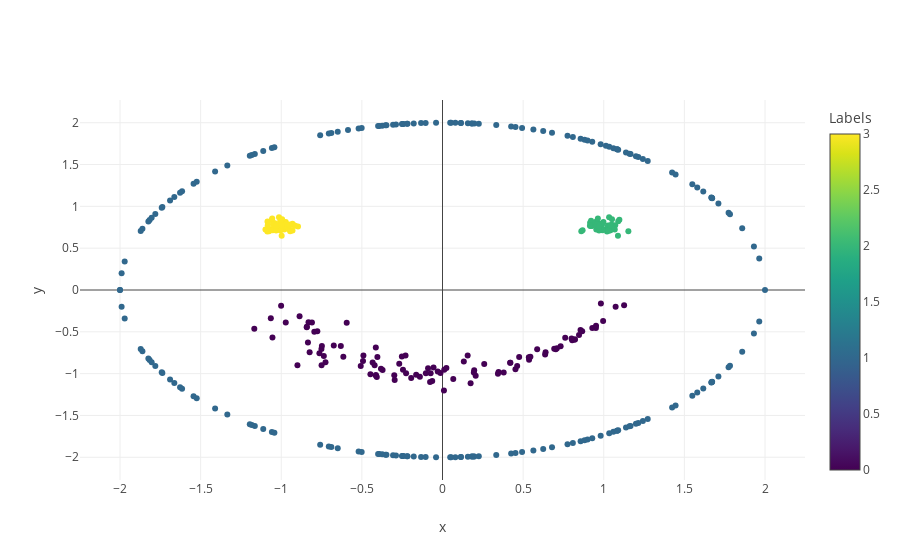

Write notebook code for a chart like this one.
### Markdown cell above
# Viz

### Code cell
x = df.x
y = df.y
c = df.c

trace = [go.Scatter(
    x = x,
    y = y,
    marker = dict(
        # color = col,
        color = c,
        colorscale='Viridis',
        colorbar=dict(
            title='Labels'
        ),
    ),
    name = 'data',
    mode = 'markers',
    hoverinfo = 'text',
    text = ['x: %s<br>y: %s<br>cluster %i' % (x_i, y_i, c_i) for x_i, y_i, c_i in zip(x, y, c)]
)]

layout = go.Layout(
    xaxis = dict({'title': 'x'}),
    yaxis = dict({'title': 'y'}),
    hovermode='closest',
)

fig = go.Figure(data=trace, layout=layout)
iplot(fig, layout)

### Figure 1 — Plotly figure (JSON) as saved in the notebook; plotly's stock layout.template omitted (floating-point values rounded to 4 significant figures; data arrays with more than 128 entries replaced by an {"elided": "..."} marker saying what was removed)
{"data": [{"hoverinfo": "text", "marker": {"color": {"elided": "400 int values"}, "colorbar": {"title": "Labels"}, "colorscale": "Viridis"}, "mode": "markers", "name": "data", "text": {"elided": "400 str values"}, "type": "scatter", "x": {"elided": "400 float values"}, "y": {"elided": "400 float values"}}], "layout": {"hovermode": "closest", "xaxis": {"title": "x"}, "yaxis": {"title": "y"}}}
